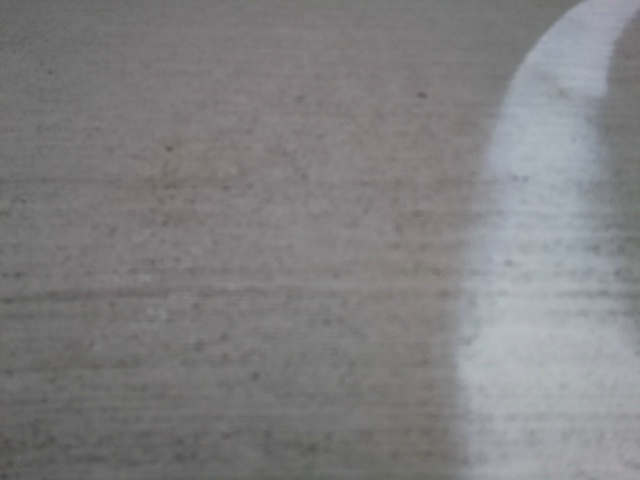
#> input picture 22_in.jpg, 640 x 480 px
$ python -i Threshold.py   (imports and definitions only)
#> lines starting #> are read from the running program, lines starting #| are printed output that depends on the picture; after the words box and inside, x2 and y2 are one past the last pixel; in counts of white or black regions, pixels touching at a corner belong together
import numpy as np
import cv2
import copy
import math

def luv_select(img, channel='l',thresh=(0, 255)):
    luv = cv2.cvtColor(img, cv2.COLOR_RGB2LUV)
    l_channel = luv[:,:,0]
    u_channel=luv[:,:,1]
    v_channel=luv[:,:,2]
    binary_output = np.zeros_like(l_channel)
    if(channel=='l'):
        binary_output[(l_channel > thresh[0]) & (l_channel <= thresh[1])] = 1
    elif(channel=='u'):
        binary_output[(u_channel > thresh[0]) & (u_channel <= thresh[1])] = 1
    else:
        binary_output[(v_channel > thresh[0]) & (v_channel <= thresh[1])] = 1
    return binary_output

def lab_select(img, channel = 'l', thresh=(0, 255)):
    lab = cv2.cvtColor(img, cv2.COLOR_RGB2LAB)
    l_channel = lab[:,:,0]
    a_channel=lab[:,:,1]
    b_channel=lab[:,:,2]
    binary_output = np.zeros_like(l_channel)
    if(channel=='l'):
        binary_output[(l_channel > thresh[0]) & (l_channel <= thresh[1])] = 1
    elif(channel=='a'):
        binary_output[(a_channel > thresh[0]) & (a_channel <= thresh[1])] = 1
    else:
        binary_output[(b_channel > thresh[0]) & (b_channel <= thresh[1])] = 1
    return binary_output

def hls_select(img, channel = 'l', thresh=(0, 255)):
    hls = cv2.cvtColor(img, cv2.COLOR_RGB2HLS)
    h_channel = hls[:,:,0]
    l_channel=hls[:,:,1]
    s_channel=hls[:,:,2]
    binary_output = np.zeros_like(l_channel)
    if channel=='h':
        binary_output[(h_channel > thresh[0]) & (h_channel< thresh[1])] = 1
    elif channel=='l':
        binary_output[(l_channel > thresh[0]) & (l_channel< thresh[1])] = 1
    else:
        binary_output[(s_channel < thresh[0]) | (s_channel> thresh[1])] = 1
    return binary_output

def rgb_select(img,thresh=(0,255)):
    ch0=img[:,:,0]
    ch1=img[:,:,1]
    ch2=img[:,:,2]
    binary_output=np.zeros_like(ch0)
    binary_output[(ch0>thresh[0])&(ch0<thresh[1])&(ch1>thresh[0])&(ch1<thresh[1])&(ch2>thresh[0])&(ch2<thresh[1])]=1
    return binary_output

# Dilation to expand white line after thresholding
def dilation(img):
    kernel = np.ones((15,15), np.uint8)
    img_dilation = cv2.dilate(img, kernel, iterations=1)
    return img_dilation

def thresholding(img):
    rgb_thresh = rgb_select(img,(150,255))
    hls_thresh = hls_select(img,channel='l', thresh=(160,240)) #Test Set 2
    #hls_thresh = hls_select(img,channel='l', thresh=(180,240)) #Test Set 1
    #lab_thresh = lab_select(img, channel='l',thresh=(190, 240))
    #luv_thresh = luv_select(img, channel='l',thresh=(180, 240))
    threshholded = np.zeros_like(hls_thresh)
    #threshholded[((hls_thresh == 1) & (lab_thresh == 1))& (rgb_thresh==1) & (luv_thresh==1)]=255
    threshholded[((hls_thresh == 1)&(rgb_thresh==1))]=255
    return dilation(threshholded)

>>> import cv2
>>> picture = cv2.cvtColor(cv2.imread('22_in.jpg'), cv2.COLOR_BGR2RGB)
>>> result = thresholding(picture)
#> in thresholding, `rgb_thresh = rgb_select(img,(150,255))`:
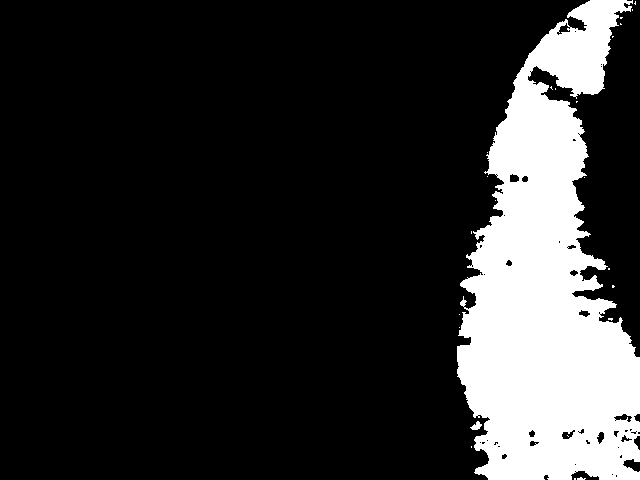
#> rgb_thresh: shape (480, 640); values 0 (black) and 1 (white), 17.5% white; 24 white regions (22 under 20 px), largest, box (x1, y1, x2, y2) and area: (457, 0, 640, 480) 53584, (470, 421, 482, 430) 60
#> in hls_select, `hls = cv2.cvtColor(img, cv2.COLOR_RGB2HLS)`: hls: shape (480, 640, 3); mean of channels 0, 1, 2 87.1, 128.6, 5.8
#> in hls_select, `h_channel = hls[:,:,0]`:
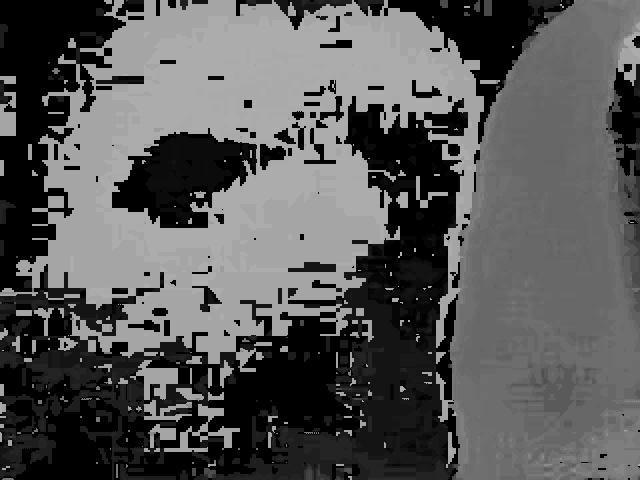
#> h_channel: shape (480, 640); min 0, max 177, mean 87.1
#> in hls_select, `s_channel=hls[:,:,2]`:
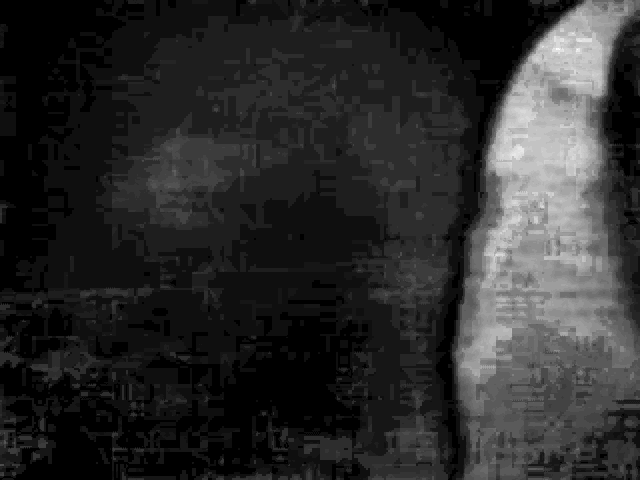
#> s_channel: shape (480, 640); min 0, max 34, mean 5.8; drawn with min black and max white
#> in thresholding, `hls_thresh = hls_select(img,channel='l', thresh=(160,240))`:
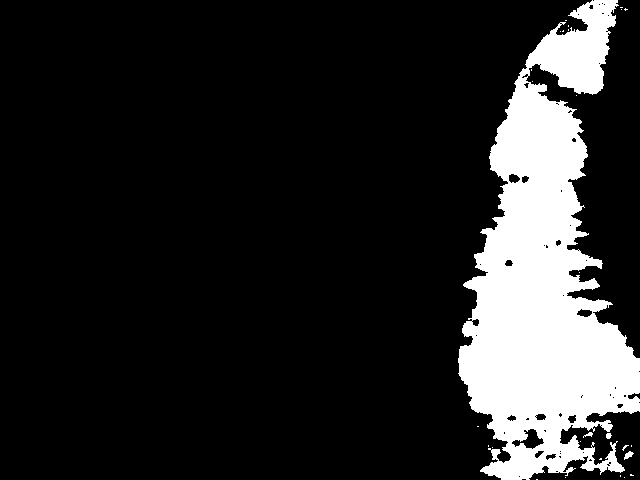
#> hls_thresh: shape (480, 640); values 0 (black) and 1 (white), 15.1% white; 28 white regions (24 under 20 px), largest, box (x1, y1, x2, y2) and area: (458, 0, 640, 480) 46302, (624, 451, 634, 460) 47, (606, 433, 612, 439) 28, (583, 432, 593, 438) 27
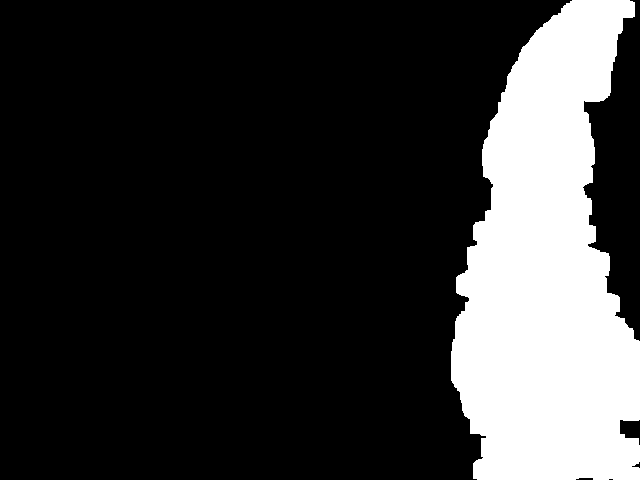
#> result: shape (480, 640); 20.6% white; 1 white region, box (x1, y1, x2, y2) and area: (451, 0, 640, 480) 63220
